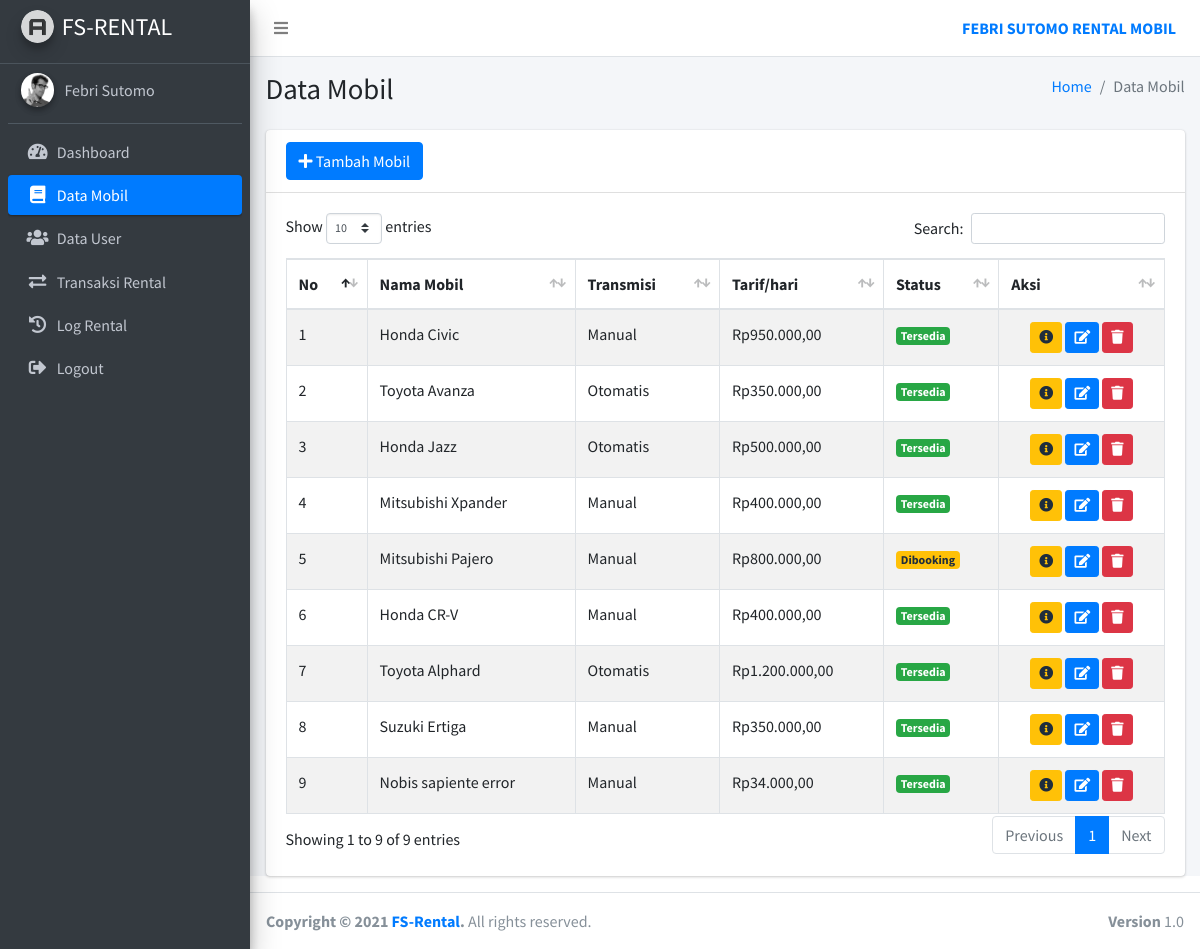
Page /admin/index.php?page=data-mobil (signed in) on the committed database.
### tables this page shows
CREATE TABLE `tb_mobil` (
  `id_mobil` int(3) UNSIGNED ZEROFILL NOT NULL,
  `nama_mobil` varchar(30) NOT NULL,
  `id_jenis` int(11) NOT NULL,
  `transmisi` enum('Manual','Otomatis') NOT NULL,
  `jml_seat` int(2) NOT NULL,
  `warna` varchar(20) NOT NULL,
  `gambar` varchar(50) NOT NULL DEFAULT 'car.png',
  `harga` int(11) NOT NULL,
  `status_mobil` enum('tersedia','dibooking','disewa') NOT NULL DEFAULT 'tersedia'
);

### utility/function.php (called while the page is built, shortened)
<?php
$conn = mysqli_connect('localhost', 'root', '', 'rental_mobil');
function select($query){
    global $conn;
    $result = mysqli_query($conn,$query);
    $rows = [];
    while($row = mysqli_fetch_assoc($result)){
        $rows[] = $row;
    }
    return $rows;
}
function rupiah($angka){
	$angka = $angka * 1000;
	$hasil_rupiah = "Rp" . number_format($angka,2,',','.');
	return $hasil_rupiah;
}
?>

### admin/mobil/data-mobil.php (the view, shortened to what this page needs)
<?php
$cars = select("SELECT * FROM tb_mobil");
?>
<div class="card">
    <div class="card-header">
        <a href="?page=tambah-mobil" class="btn btn-primary"><i class="fas fa-plus"></i> Tambah Mobil</a>
    </div>
    <div class="card-body">
        <table id="tbmobil" class="table table-bordered table-striped">
            <thead>
                <tr>
                    <th>No</th>
                    <th>Nama Mobil</th>
                    <th>Transmisi</th>
                    <th>Tarif/hari</th>
                    <th>Status</th>
                    <th>Aksi</th>
                </tr>
            </thead>
            <tbody>
                <?php $no = 1; ?>
                <?php foreach ($cars as $car) : ?>
                    <tr>
                        <td><?= $no; ?></td>
                        <td><?= $car['nama_mobil']; ?></td>
                        <td><?= $car['transmisi']; ?></td>
                        <td><?= rupiah($car['harga']); ?></td>
                        <td>
                            <?php if ($car['status_mobil'] == 'dibooking') : ?>
                                <div class="badge badge-warning">
                                    Dibooking
                                </div>
                            <?php elseif ($car['status_mobil'] == 'disewa') : ?>
                                <div class="badge badge-primary">
                                    Dipinjam
                                </div>
                            <?php else : ?>
                                <div class="badge badge-success">
                                    Tersedia
                                </div>
                            <?php endif; ?>
                        </td>
                        <td class="text-center">
                            <button type="button" class="btn btn-warning btn-sm" data-toggle="modal" data-target="#modal-detail<?= $car['id_mobil']; ?>" title="Detail">
                                <i class="fa fa-info-circle"></i>
                            </button>
                            <a class="btn btn-primary btn-sm" href="?page=ubah-mobil&id=<?= $car['id_mobil']; ?>" title="Ubah">
                                <i class="fa fa-edit"></i>
                            </a>
                            <a class="btn btn-danger btn-sm" href="?page=data-mobil&delete=<?= $car['id_mobil']; ?>" title="Hapus" onclick="return confirm('Apakah anda yakin ingin menghapus mobil <?= $car['nama_mobil']; ?>?')">
                                <i class="fa fa-trash"></i>
                            </a>
                        </td>
                    </tr>
                    <?php $no++; ?>
                <?php endforeach; ?>
            </tbody>
        </table>
    </div>
</div>

### rows in the picture
tb_mobil: nama_mobil "Honda Civic", transmisi "Manual", harga "Rp950.000,00", status_mobil "Tersedia"
tb_mobil: nama_mobil "Toyota Avanza", transmisi "Otomatis", harga "Rp350.000,00", status_mobil "Tersedia"
tb_mobil: nama_mobil "Honda Jazz", transmisi "Otomatis", harga "Rp500.000,00", status_mobil "Tersedia"
tb_mobil: nama_mobil "Mitsubishi Xpander", transmisi "Manual", harga "Rp400.000,00", status_mobil "Tersedia"
tb_mobil: nama_mobil "Mitsubishi Pajero", transmisi "Manual", harga "Rp800.000,00", status_mobil "Dibooking"
tb_mobil: nama_mobil "Honda CR-V", transmisi "Manual", harga "Rp400.000,00", status_mobil "Tersedia"
tb_mobil: nama_mobil "Toyota Alphard", transmisi "Otomatis", harga "Rp1.200.000,00", status_mobil "Tersedia"
tb_mobil: nama_mobil "Suzuki Ertiga", transmisi "Manual", harga "Rp350.000,00", status_mobil "Tersedia"
tb_mobil: nama_mobil "Nobis sapiente error", transmisi "Manual", harga "Rp34.000,00", status_mobil "Tersedia"

### other values in the picture
$_SESSION['nama'] "Febri Sutomo"
$title "Data Mobil"
